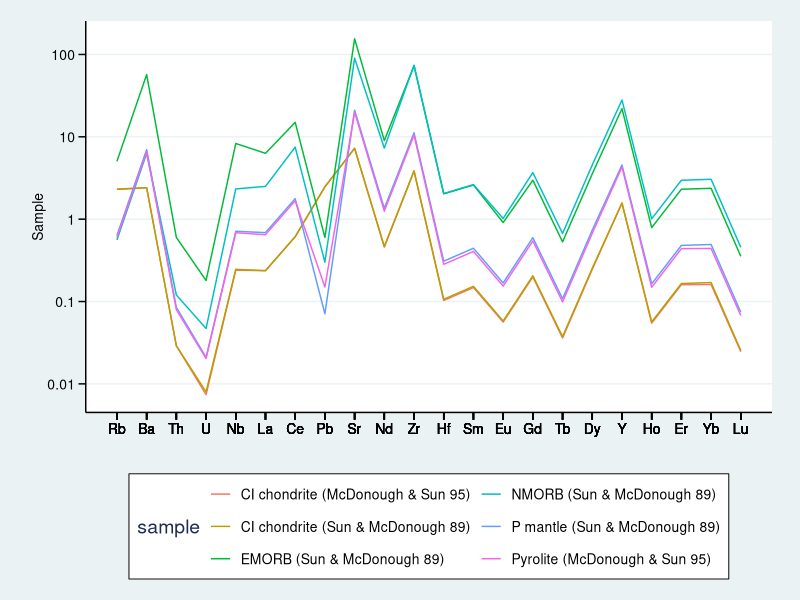

This figure's R source:
## ---- chunk 1
#this code chunk only pertains to the function of the Markdown document and is not necessary for running the code itself in an R script

knitr::opts_chunk$set(echo = TRUE)
## ---- chunk 2
library(tidyverse)
library(tidyr)
library(dplyr)
library(ggpubr)
library(ggthemes)
## ---- chunk 3
#list of traditional TEs for filtering
traditional = c("Rb","Ba", "Th" ,"U","Nb", "La", 
                "Ce","Pb","Sr", "Nd","Zr","Hf", 
                "Sm", "Eu", "Gd", "Tb", "Dy", "Y", 
                "Ho", "Er", "Yb", "Lu")  
#creates a df to join with your data
TE_seq = data.frame(elements = traditional,
                    seq = seq(1:length(traditional)))
## ---- chunk 4
example_data <- read_csv("../data/spider_example_data.csv")
example_data <- example_data %>% 
  select(sample, Cs:Lu) %>% 
  gather(key = "element", value = "value", -sample)
sequenced_data <- example_data %>% inner_join(TE_seq, by = c("element" = "elements"))
## ---- chunk 5
spider_diagram <- ggplot() +
 aes(x = seq, y = value) +
  scale_x_continuous(name = "", 
                     breaks = sequenced_data$seq, 
                     labels =sequenced_data$element) +
  ylab("Sample") +
  scale_y_log10(breaks = c(0.01, 0.1, 1, 10, 100),
                labels = c(0.01, 0.1, 1, 10, 100)) +
  theme_stata()
## ---- chunk 6
spider_diagram +
  geom_line(data = sequenced_data, aes(group = sample, color = sample)) +
  guides(col = guide_legend(nrow = 3)) +
  theme(axis.text.y = element_text(angle = 0))
